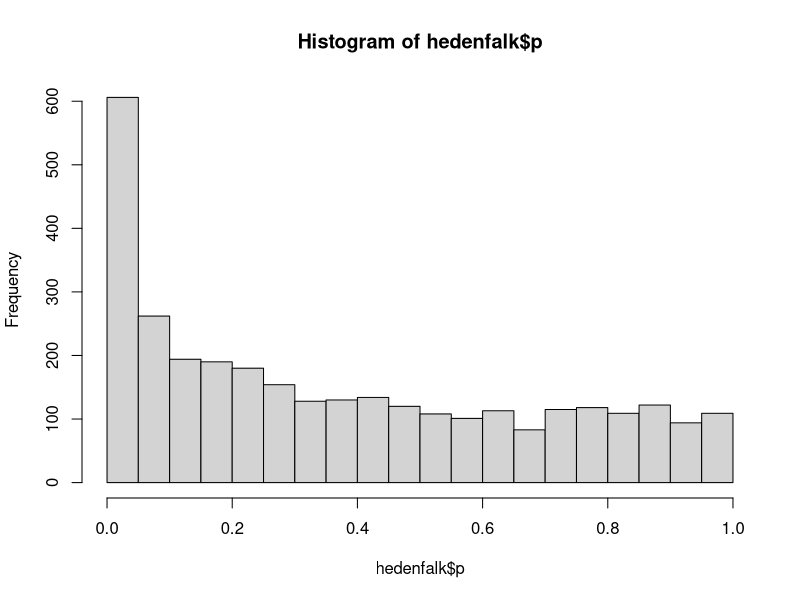
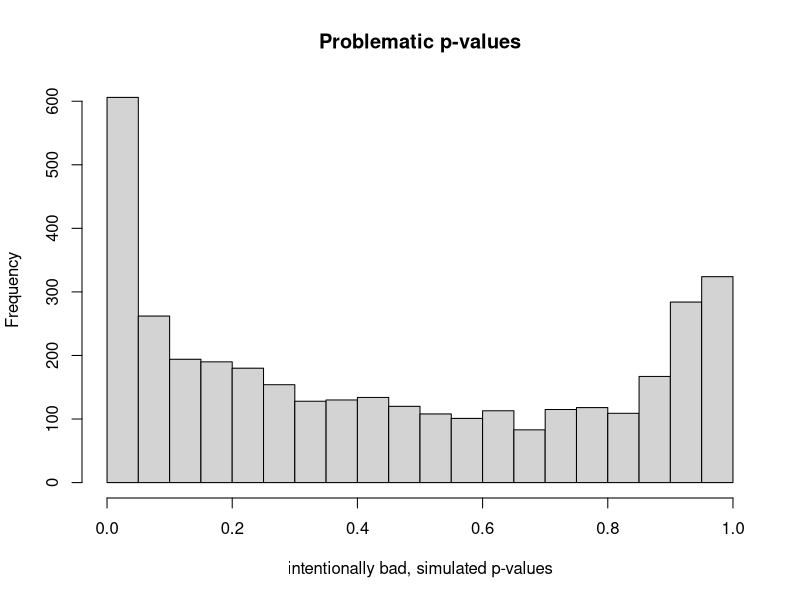
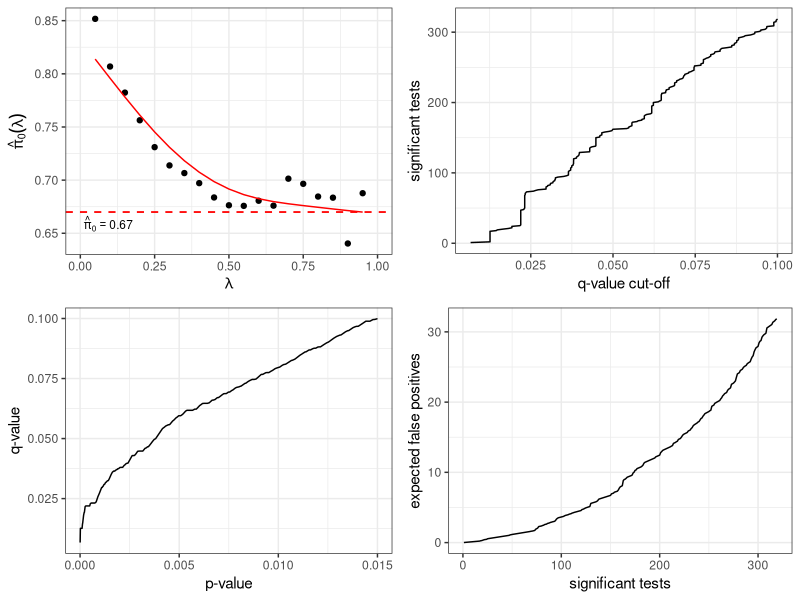
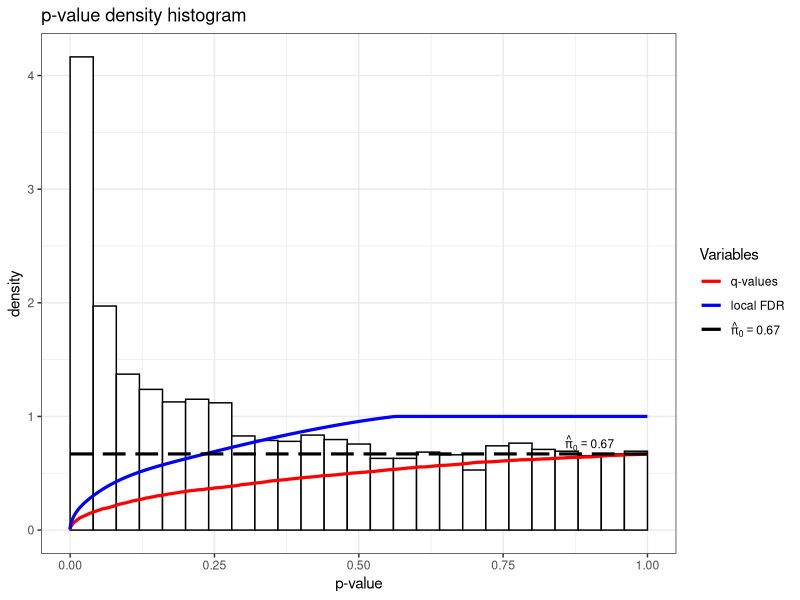

The R script that drew these images, in order:
# Code example from 'qvalue' vignette. See references/ for full tutorial.

## ----foo,cache=FALSE,include=FALSE,echo=FALSE----
library(qvalue)
options(keep.source = TRUE, width = 48)
foo <- packageDescription("qvalue")

## ----citingqvalue, eval=FALSE-----------------
# citation("qvalue")

## ----help_qvalue------------------------------
help(package="qvalue")

## ----quick_p----------------------------------
library(qvalue)
data(hedenfalk)
pvalues <- hedenfalk$p
qobj <- qvalue(p = pvalues)

## ----quick_stat-------------------------------
library(qvalue)
data(hedenfalk)
obs_stats <- hedenfalk$stat
null_stats <- hedenfalk$stat0
pvalues <- empPvals(stat = obs_stats, stat0 = null_stats)
qobj <- qvalue(p = pvalues)

## ----quick_access-----------------------------
qvalues <- qobj$qvalues
pi0 <- qobj$pi0
lfdr <- qobj$lfdr

## ----quick_sumviz, eval=FALSE-----------------
# summary(qobj)
# hist(qobj)
# plot(qobj)

## ----load_qvalue------------------------------
data(hedenfalk)
names(hedenfalk)

## ----obsnullstat, dependson="load_qvalue"-----
null_stats <- hedenfalk$stat0
obs_stats <- hedenfalk$stat
pvalues <- empPvals(stat = obs_stats, stat0 = null_stats, pool = FALSE)

## ----pvalue_hist2, dependson=c("load_qvalue", "quick_p"),  fig.height=3, fig.width=5----
hist(hedenfalk$p, nclass = 20)

## ----pvalue_histBad, dependson=c("load_qvalue", "quick_p"), echo=FALSE, fig.height=3, fig.width=5----
set.seed(478)
p2 = c(hedenfalk$p, (runif(450, min=0.7, max=1))^(0.33))
somethingsWrong = list(p=p2)
hist(somethingsWrong$p, nclass=20, main="Problematic p-values", xlab="intentionally bad, simulated p-values")

## ----run_qvalue, dependson="load_qvalue"------
qobj <- qvalue(p = hedenfalk$p)

## ----outNames, dependson="run_qvalue"---------
names(qobj)

## ----summary_qvalue, dependson="run_qvalue"----
summary(qobj)

## ----pi0, dependson="run_qvalue"--------------
pi0 <- qobj$pi0

## ----pi0est, dependson="load_qvalue"----------
pi0 <- pi0est(p = hedenfalk$p, lambda = seq(0.1, 0.9, 0.1), pi0.method = "smoother" )
names(pi0)

## ----qvalue_ext, dependson="run_qvalue", fig.height=4----
qvalues <- qobj$qvalues

## ----tmp, dependson=c("qvalue_ext", "run_qvalue")----
max(qvalues[qobj$pvalues <= 0.01])

## ----fdrlevel, dependson="run_qvalue", eval=FALSE----
# qobj_fdrlevel <- qvalue(p = hedenfalk$p, fdr.level = 0.1)
# qobj$significant

## ----lfdr, dependson="run_qvalue"-------------
localFDR <- qobj$lfdr

## ----lfdr_f, dependson="load_qvalue"----------
localFDR <- lfdr(p = hedenfalk$p)

## ----plot_qobj, dependson=c("load_qvalue", "run_qvalue"), fig.width='\textwidth'----
plot(qobj)

## ----hist_qobj, dependson=c("load_qvalue", "run_qvalue"), fig.width='\textwidth'----
hist(qobj)
